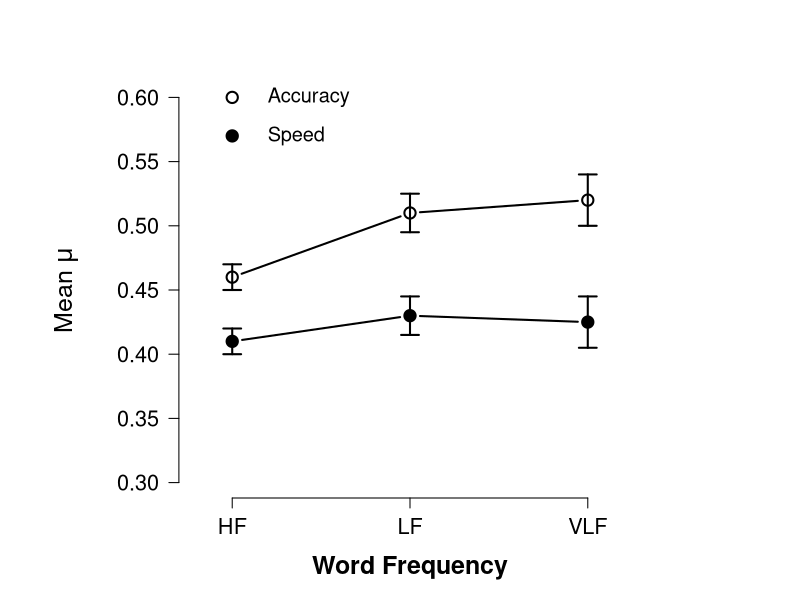

Recreate this plot in R.
plotsegraph <- function(loc, value, sterr, wiskwidth, color = "grey", linewidth = 2) {
	
    w <- wiskwidth/2
    segments(x0 = loc, x1 = loc, y0 = value - sterr, y1 = value + sterr, col = color, 
        lwd = linewidth)
    segments(x0 = loc - w, x1 = loc + w, y0 = value + sterr, y1 = value + sterr, 
        col = color, lwd = linewidth)  # upper whiskers
    segments(x0 = loc - w, x1 = loc + w, y0 = value - sterr, y1 = value - sterr, 
        col = color, lwd = linewidth)  # lower whiskers
}

RT.hf.sp <- 0.41
RT.lf.sp <- 0.43
RT.vlf.sp <- 0.425
se.RT.hf.sp <- 0.01
se.RT.lf.sp <- 0.015
se.RT.vlf.sp <- 0.02
RT.hf.ac <- 0.46
RT.lf.ac <- 0.51
RT.vlf.ac <- 0.52
se.RT.hf.ac <- 0.01
se.RT.lf.ac <- 0.015
se.RT.vlf.ac <- 0.02

par(cex.main = 1.5, mar = c(5, 6, 4, 5) + 0.1, mgp = c(3.5, 1, 0), cex.lab = 1.5, 
    font.lab = 2, cex.axis = 1.3, bty = "n", las = 1)
x <- c(1, 2, 3, 4)
plot(x, c(-10, -10, -10, -10), type = "p", ylab = "", xlab = " ", cex = 1.5, 
    ylim = c(0.3, 0.6), xlim = c(1, 4), lwd = 2, pch = 5, axes = F, main = " ")
axis(1, at = c(1.5, 2.5, 3.5), labels = c("HF", "LF", "VLF"))
mtext("Word Frequency", side = 1, line = 3, cex = 1.5, font = 2)
axis(2, pos = 1.2, )
par(las = 0)
mtext(expression(paste("Mean ", mu)), side = 2, line = 2, cex = 1.5, font = 2)
x <- c(1.5, 2.5, 3.5)
points(x, c(RT.hf.sp, RT.lf.sp, RT.vlf.sp), cex = 1.5, lwd = 2, pch = 19)
plot.errbars <- plotsegraph(x, c(RT.hf.sp, RT.lf.sp, RT.vlf.sp), c(se.RT.hf.sp, 
    se.RT.lf.sp, se.RT.vlf.sp), 0.1, color = "black")  #0.1 = wiskwidth
lines(c(1.5, 2.5, 3.5), c(RT.hf.sp, RT.lf.sp, RT.vlf.sp), lwd = 2, type = "c")
points(x, c(RT.hf.ac, RT.lf.ac, RT.vlf.ac), cex = 1.5, lwd = 2, pch = 21)
plot.errbars <- plotsegraph(x, c(RT.hf.ac, RT.lf.ac, RT.vlf.ac), c(se.RT.hf.ac, 
    se.RT.lf.ac, se.RT.vlf.ac), 0.1, color = "black")  #0.1 = wiskwidth
lines(c(1.5, 2.5, 3.5), c(RT.hf.ac, RT.lf.ac, RT.vlf.ac), lwd = 2, type = "c")
points(1.5, 0.6, pch = 21, lwd = 2, cex = 1.5)
text(1.7, 0.6, "Accuracy", cex = 1.2, font = 1, adj = 0)
points(1.5, 0.57, pch = 19, lwd = 2, cex = 1.5)
text(1.7, 0.57, "Speed", cex = 1.2, font = 1, adj = 0)